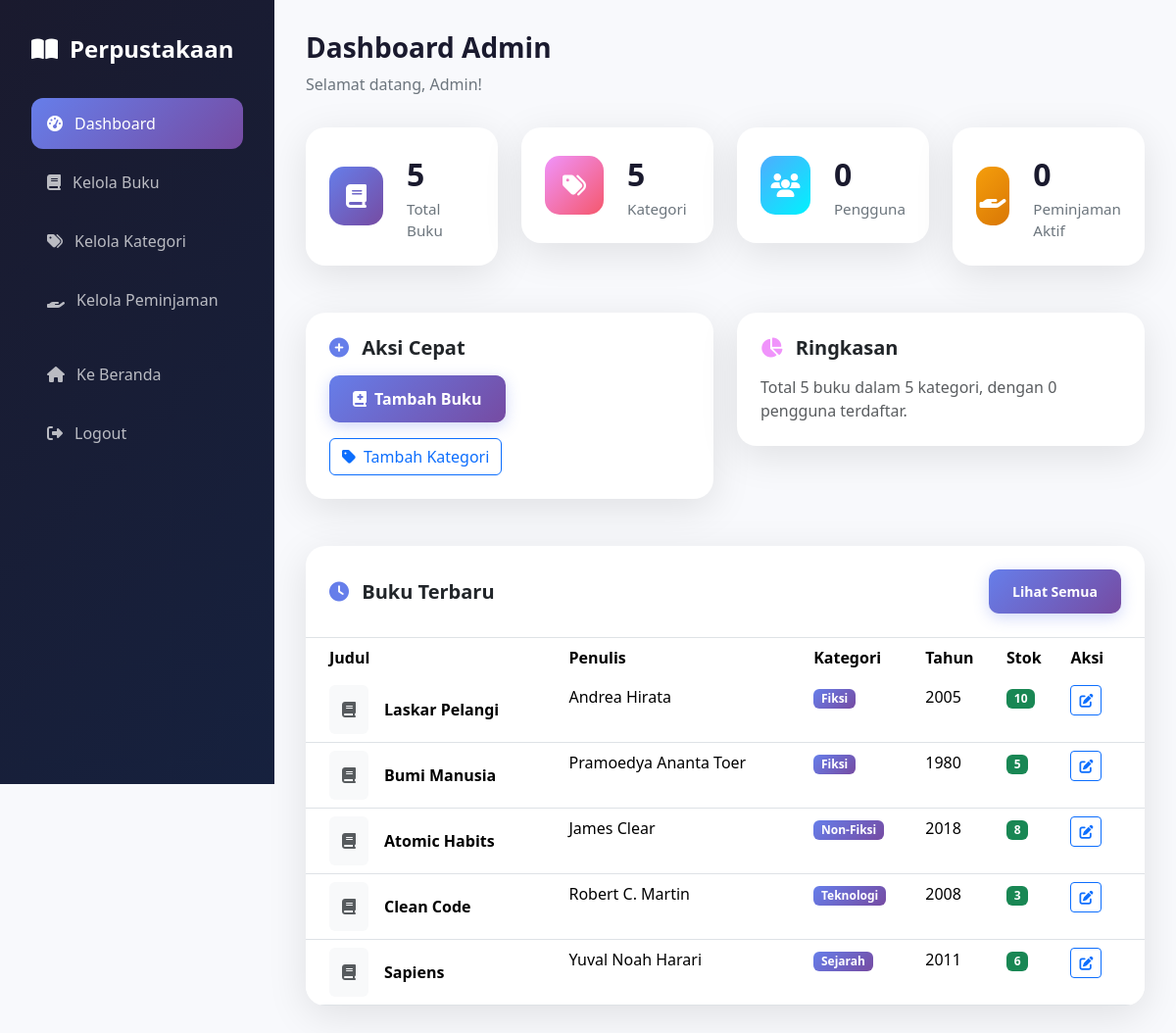
/dashboard_admin.php (signed in), run on the app's committed database.
### tables this page shows
CREATE TABLE IF NOT EXISTS book (
    id INT PRIMARY KEY AUTO_INCREMENT,
    title VARCHAR(255) NOT NULL,
    author VARCHAR(255) NOT NULL,
    cover VARCHAR(255) DEFAULT NULL,
    publisher VARCHAR(255) NOT NULL,
    year INT NOT NULL,
    stock INT NOT NULL DEFAULT 0,
    category_id INT NOT NULL,
    created_at TIMESTAMP DEFAULT CURRENT_TIMESTAMP,
    FOREIGN KEY (category_id) REFERENCES category(id) ON DELETE RESTRICT
);

CREATE TABLE IF NOT EXISTS category (
    id INT PRIMARY KEY AUTO_INCREMENT,
    name VARCHAR(255) NOT NULL,
    created_at TIMESTAMP DEFAULT CURRENT_TIMESTAMP
);

### dashboard_admin.php (the view, shortened to what this page needs)
<?php
require_once 'config.php';
$books_query = "SELECT COUNT(*) as total FROM book";
$books_result = mysqli_query($conn, $books_query);
$total_books = mysqli_fetch_assoc($books_result)['total'];
$categories_query = "SELECT COUNT(*) as total FROM category";
$categories_result = mysqli_query($conn, $categories_query);
$total_categories = mysqli_fetch_assoc($categories_result)['total'];
$users_query = "SELECT COUNT(*) as total FROM user WHERE role = 'user'";
$users_result = mysqli_query($conn, $users_query);
$total_users = mysqli_fetch_assoc($users_result)['total'];
$borrowings_query = "SELECT COUNT(*) as total FROM borrowing WHERE status = 'borrowed'";
$borrowings_result = mysqli_query($conn, $borrowings_query);
$total_borrowings = mysqli_fetch_assoc($borrowings_result)['total'];
$recent_books_query = "SELECT b.*, c.name as category_name FROM book b LEFT JOIN category c ON b.category_id = c.id ORDER BY b.created_at DESC LIMIT 5";
$recent_books_result = mysqli_query($conn, $recent_books_query);
?>
<!DOCTYPE html>
<html lang="id">
<head>
    <link rel="stylesheet" href="css/bootstrap.min.css">
    <link rel="stylesheet" href="css/style.css">
    <link rel="stylesheet" href="https://cdnjs.cloudflare.com/ajax/libs/font-awesome/6.4.0/css/all.min.css">
</head>
<body>
    <div class="dashboard-container">
        <aside class="sidebar">
            <div class="sidebar-brand">
                <i class="fas fa-book-open"></i>
                Perpustakaan
            </div>
            <ul class="sidebar-nav">
                <li>
                    <a href="dashboard_admin.php" class="active">
                        <i class="fas fa-tachometer-alt"></i>
                        Dashboard
                    </a>
                </li>
                <li>
                    <a href="list_book.php">
                        <i class="fas fa-book"></i>
                        Kelola Buku
                    </a>
                </li>
                <li>
                    <a href="list_category.php">
                        <i class="fas fa-tags"></i>
                        Kelola Kategori
                    </a>
                </li>
                <li>
                    <a href="list_borrowing.php">
                        <i class="fas fa-hand-holding"></i>
                        Kelola Peminjaman
                    </a>
                </li>
                <li class="mt-4">
                    <a href="index.php">
                        <i class="fas fa-home"></i>
                        Ke Beranda
                    </a>
                </li>
                <li>
                    <a href="logout.php">
                        <i class="fas fa-sign-out-alt"></i>
                        Logout
                    </a>
                </li>
            </ul>
        </aside>
        <main class="main-content">
            <div class="page-header">
                <h1 class="page-title">Dashboard Admin</h1>
                <p class="page-subtitle">Selamat datang, <?= $_SESSION['user_name'] ?>!</p>
            </div>
            <div class="row g-4 mb-5">
                <div class="col-md-3">
                    <div class="stat-card">
                        <div class="stat-icon books">
                            <i class="fas fa-book"></i>
                        </div>
                        <div>
                            <div class="stat-number"><?= $total_books ?></div>
                            <div class="stat-label">Total Buku</div>
                        </div>
                    </div>
                </div>
                <div class="col-md-3">
                    <div class="stat-card">
                        <div class="stat-icon categories">
                            <i class="fas fa-tags"></i>
                        </div>
                        <div>
                            <div class="stat-number"><?= $total_categories ?></div>
                            <div class="stat-label">Kategori</div>
                        </div>
                    </div>
                </div>
                <div class="col-md-3">
                    <div class="stat-card">
                        <div class="stat-icon users">
                            <i class="fas fa-users"></i>
                        </div>
                        <div>
                            <div class="stat-number"><?= $total_users ?></div>
                            <div class="stat-label">Pengguna</div>
                        </div>
                    </div>
                </div>
                <div class="col-md-3">
                    <div class="stat-card">
                        <div class="stat-icon" style="background: linear-gradient(135deg, #f59e0b 0%, #d97706 100%);">
                            <i class="fas fa-hand-holding"></i>
                        </div>
                        <div>
                            <div class="stat-number"><?= $total_borrowings ?></div>
                            <div class="stat-label">Peminjaman Aktif</div>
                        </div>
                    </div>
                </div>
            </div>
            <div class="row g-4 mb-5">
                <div class="col-md-6">
                    <div class="card-custom p-4">
                        <h5 class="fw-bold mb-3">
                            <i class="fas fa-plus-circle me-2" style="color: var(--primary-color);"></i>
                            Aksi Cepat
                        </h5>
                        <div class="d-flex gap-3 flex-wrap">
                            <a href="create_book.php" class="btn btn-gradient">
                                <i class="fas fa-book-medical me-2"></i>Tambah Buku
                            </a>
                            <a href="create_category.php" class="btn btn-outline-primary">
                                <i class="fas fa-tag me-2"></i>Tambah Kategori
                            </a>
                        </div>
                    </div>
                </div>
                <div class="col-md-6">
                    <div class="card-custom p-4">
                        <h5 class="fw-bold mb-3">
                            <i class="fas fa-chart-pie me-2" style="color: var(--accent-color);"></i>
                            Ringkasan
                        </h5>
                        <p class="text-muted mb-0">
                            Total <?= $total_books ?> buku dalam <?= $total_categories ?> kategori,
                            dengan <?= $total_users ?> pengguna terdaftar.
                        </p>
                    </div>
                </div>
            </div>
            <div class="card-custom">
                <div class="p-4 border-bottom">
                    <div class="d-flex justify-content-between align-items-center">
                        <h5 class="fw-bold mb-0">
                            <i class="fas fa-clock me-2" style="color: var(--primary-color);"></i>
                            Buku Terbaru
                        </h5>
                        <a href="list_book.php" class="btn btn-sm btn-gradient">
                            Lihat Semua
                        </a>
                    </div>
                </div>
                <div class="table-responsive">
                    <table class="table table-hover mb-0">
                        <thead style="background: var(--light-bg);">
                            <tr>
                                <th class="border-0 ps-4">Judul</th>
                                <th class="border-0">Penulis</th>
                                <th class="border-0">Kategori</th>
                                <th class="border-0">Tahun</th>
                                <th class="border-0">Stok</th>
                                <th class="border-0 pe-4">Aksi</th>
                            </tr>
                        </thead>
                        <tbody>
                            <?php if (mysqli_num_rows($recent_books_result) > 0): ?>
                                <?php while ($book = mysqli_fetch_assoc($recent_books_result)): ?>
                                    <tr>
                                        <td class="ps-4">
                                            <div class="d-flex align-items-center">
                                                <?php if ($book['cover']): ?>
                                                    <img src="uploads/<?= $book['cover'] ?>" alt="Cover" class="rounded me-3"
                                                        style="width: 40px; height: 50px; object-fit: cover;">
                                                <?php else: ?>
                                                    <div class="rounded me-3 d-flex align-items-center justify-content-center bg-light"
                                                        style="width: 40px; height: 50px;">
                                                        <i class="fas fa-book text-muted"></i>
                                                    </div>
                                                <?php endif; ?>
                                                <span class="fw-semibold"><?= $book['title'] ?></span>
                                            </div>
                                        </td>
                                        <td><?= $book['author'] ?></td>
                                        <td>
                                            <span class="badge" style="background: var(--primary-gradient);">
                                                <?= $book['category_name'] ?? 'Umum' ?>
                                            </span>
                                        </td>
                                        <td><?= $book['year'] ?></td>
                                        <td>
                                            <span class="badge bg-<?= $book['stock'] > 0 ? 'success' : 'danger' ?>">
                                                <?= $book['stock'] ?>
                                            </span>
                                        </td>
                                        <td class="pe-4">
                                            <a href="update_book.php?id=<?= $book['id'] ?>"
                                                class="btn btn-sm btn-outline-primary">
                                                <i class="fas fa-edit"></i>
                                            </a>
                                        </td>
                                    </tr>
                                <?php endwhile; ?>
                            <?php endif; ?>
                        </tbody>
                    </table>
                </div>
            </div>
        </main>
    </div>
</body>
</html>

### css/style.css (style rules this page uses)
:root { --primary-gradient: linear-gradient(135deg, #667eea 0%, #764ba2 100%); --secondary-gradient: linear-gradient(135deg, #f093fb 0%, #f5576c 100%); --dark-gradient: linear-gradient(135deg, #1a1a2e 0%, #16213e 100%); --primary-color: #667eea; --secondary-color: #764ba2; --accent-color: #f093fb; --dark-color: #1a1a2e; --light-bg: #f8f9fc; --card-shadow: 0 10px 40px rgba(0, 0, 0, 0.1); --card-shadow-hover: 0 20px 60px rgba(0, 0, 0, 0.15); }
* { margin: 0; padding: 0; box-sizing: border-box; }
body { font-family: 'Segoe UI', Tahoma, Geneva, Verdana, sans-serif; background: var(--light-bg); min-height: 100vh; }
.btn-gradient { background: var(--primary-gradient); color: white; border: none; padding: 0.75rem 1.5rem; font-weight: 600; border-radius: 10px; transition: all 0.3s ease; box-shadow: 0 4px 15px rgba(102, 126, 234, 0.3); }
.card-custom { background: white; border: none; border-radius: 20px; box-shadow: var(--card-shadow); transition: all 0.3s ease; overflow: hidden; }
.dashboard-container { display: flex; min-height: 100vh; }
.sidebar { width: 280px; background: var(--dark-gradient); padding: 2rem; position: fixed; height: 100vh; overflow-y: auto; }
.sidebar-brand { color: white; font-size: 1.5rem; font-weight: 700; margin-bottom: 2rem; display: flex; align-items: center; gap: 0.75rem; }
.sidebar-nav { list-style: none; padding: 0; margin: 0; }
.sidebar-nav li { margin-bottom: 0.5rem; }
.sidebar-nav a { display: flex; align-items: center; gap: 0.75rem; padding: 0.875rem 1rem; color: rgba(255, 255, 255, 0.7); text-decoration: none; border-radius: 12px; transition: all 0.3s ease; font-weight: 500; }
.sidebar-nav a:hover, .sidebar-nav a.active { background: rgba(255, 255, 255, 0.1); color: white; }
.sidebar-nav a.active { background: var(--primary-gradient); }
.main-content { flex: 1; margin-left: 280px; padding: 2rem; background: var(--light-bg); }
.page-header { margin-bottom: 2rem; }
.page-title { font-size: 1.75rem; font-weight: 700; color: var(--dark-color); margin-bottom: 0.5rem; }
.page-subtitle { color: #6c757d; }
.stat-card { background: white; border-radius: 20px; padding: 1.5rem; box-shadow: var(--card-shadow); display: flex; align-items: center; gap: 1.5rem; transition: all 0.3s ease; }
.stat-icon { width: 60px; height: 60px; border-radius: 15px; display: flex; align-items: center; justify-content: center; font-size: 1.5rem; color: white; }
.stat-icon.books { background: linear-gradient(135deg, #667eea 0%, #764ba2 100%); }
.stat-icon.categories { background: linear-gradient(135deg, #f093fb 0%, #f5576c 100%); }
.stat-icon.users { background: linear-gradient(135deg, #4facfe 0%, #00f2fe 100%); }
.stat-number { font-size: 2rem; font-weight: 700; color: var(--dark-color); }
.stat-label { color: #6c757d; font-size: 0.95rem; }

### data on the page
book: title "Laskar Pelangi", author "Andrea Hirata", category.name "Fiksi", year "2005", stock "10"
book: title "Bumi Manusia", author "Pramoedya Ananta Toer", category.name "Fiksi", year "1980", stock "5"
book: title "Atomic Habits", author "James Clear", category.name "Non-Fiksi", year "2018", stock "8"
book: title "Clean Code", author "Robert C. Martin", category.name "Teknologi", year "2008", stock "3"
book: title "Sapiens", author "Yuval Noah Harari", category.name "Sejarah", year "2011", stock "6"

### other printed values
$_SESSION['user_name'] "Admin"
$total_books "5"
$total_categories "5"
$total_users "0"
$total_borrowings "0"
